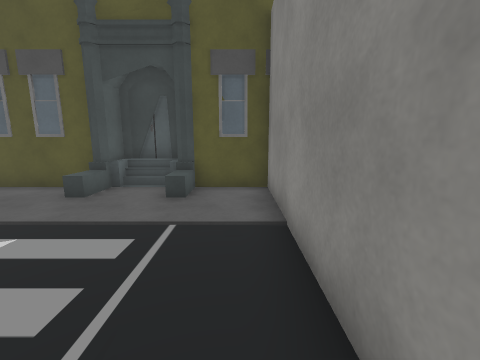
[1] (above)

12 first-person views from a walk through a 3-D level made in the Unity game engine. The camera is 1.5 m above the floor, tilts 10° down and sees 90° across. The floor is counted in squares, 1 m on a side. Each view is taken from the middle of a square. On the plan, view 1 faces up. The plan holds only what a view shows up to about 13 squares ahead; the rest is blank. The place goes on beyond the plan. Some animated figures are left out. Some surface patterns are stand-ins.

[2]
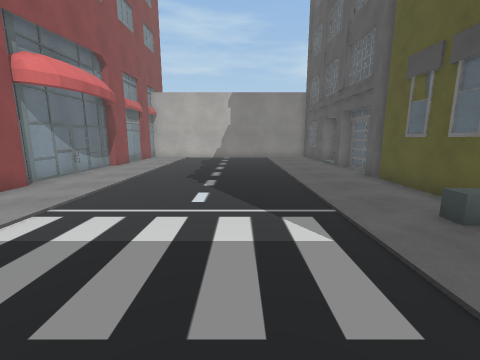

[3]
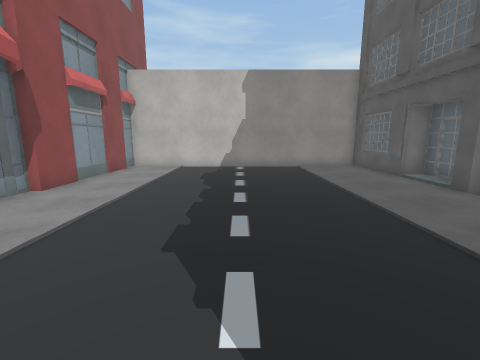

[4]
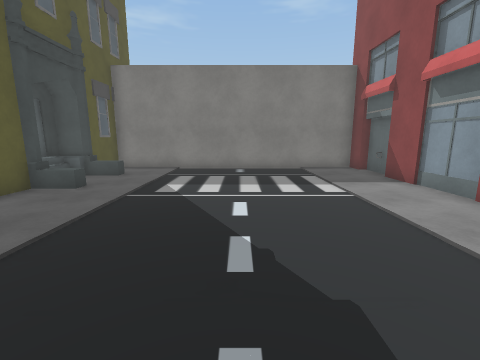

[5]
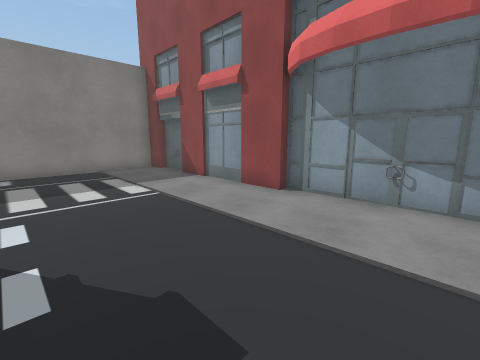

[6]
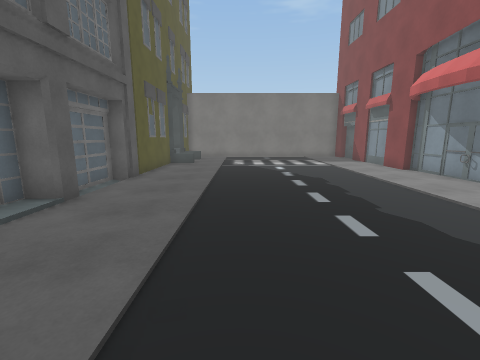

[7]
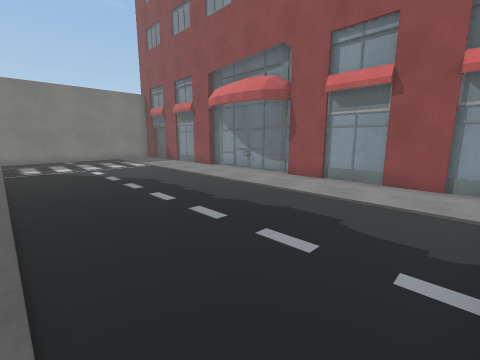

[8]
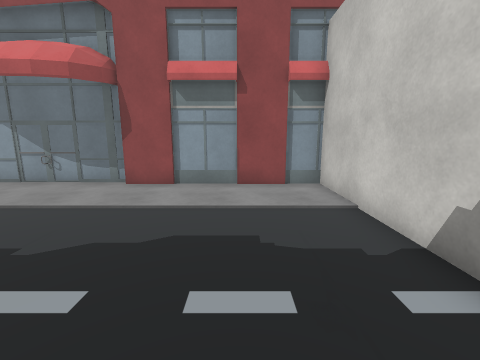

[9]
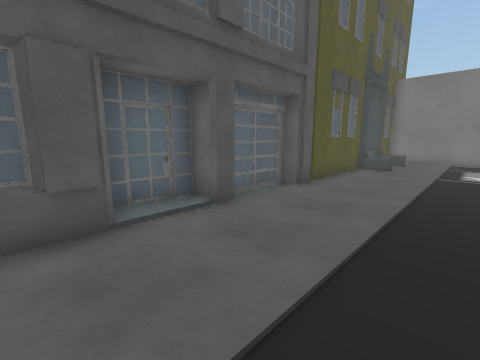

[10]
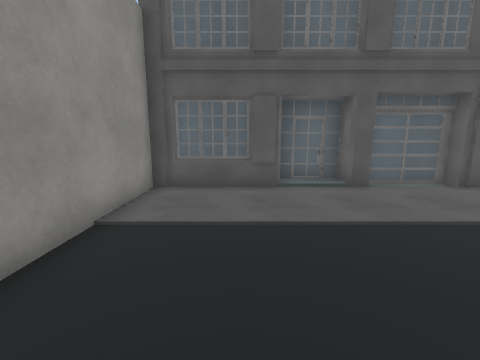

[11]
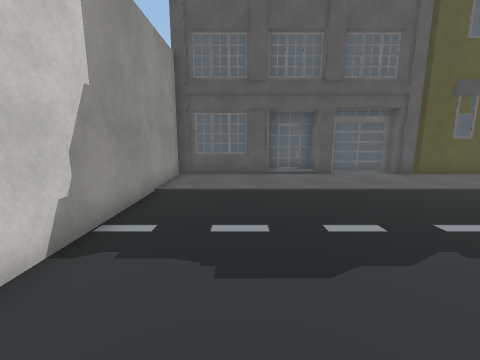

[12]
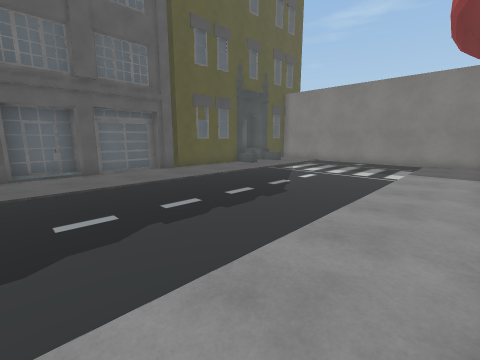

### Floor plan
Key: @ floor where view 1 was taken; # wall or solid block; . main floor; : floor 0.25 m higher than the main floor; / step, stairs or slope; B building; O other object.
Columns run from 20 left of view 1 to 3 right of it. Each row starts with its distance up from view 1.
  8      BBBBBBB    BBB
  7  BBBBB:BB//#BBBBB.BBBBBB
  6  #..............O....#
  5  #...................#
  4  #...................#
  3  #...................#
  2  #...................#
  1  #...................#
  0  #..................@#
 -1  #...................#
 -2  #...................#
 -3  #...................#
 -4 B#...................#
 -5  BBBBBBBBBBBBBBBBBBBB

Where each view was taken, in squares from view 1:
view 1: 0 up, 0 right, facing up
view 2: 2 up, 0 right, facing left
view 3: 1 up, 6 left, facing left
view 4: 1 up, 11 left, facing right
view 5: 1 up, 11 left, facing down-right
view 6: 3 up, 18 left, facing right
view 7: 4 up, 18 left, facing down-right
view 8: 3 up, 16 left, facing down
view 9: 3 up, 16 left, facing up-right
view 10: 0 up, 16 left, facing up
view 11: 3 down, 16 left, facing up
view 12: 4 down, 15 left, facing up-right
